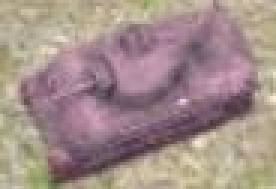
#> input picture binarization/tankTemplate3.JPG, 92 x 63 px (shown 3 times larger)
$ python -i tankToTanks22-2.py   (imports and definitions only)   (Python 2 division)
#> lines starting #> are read from the running program, lines starting #| are printed output that depends on the picture; after the words box and inside, x2 and y2 are one past the last pixel; in counts of white or black regions, pixels touching at a corner belong together
#> further down, picture is the input picture: shape (63, 92, 3); mean B, G, R 138.2, 142.4, 163.1
#coding:utf-8
import cv2 as cv
import numpy as np
import math
import ctypes,sys
import collections


STD_INPUT_HANDLE = -10
STD_OUTPUT_HANDLE = -11
STD_ERROR_HANDLE = -12
#字体颜色定义 text colors
FOREGROUND_BLUE = 0x09 # blue.
FOREGROUND_GREEN = 0x0a # green.
FOREGROUND_RED = 0x0c # red.
FOREGROUND_YELLOW = 0x0e # yellow.

# 背景颜色定义 background colors
BACKGROUND_YELLOW = 0xe0 # yellow.


# get handle
# [1 line that did not run here, left out]
# [3 lines that did not run here, left out]

#reset:white
def resetColor():
    set_cmd_text_color(FOREGROUND_RED | FOREGROUND_GREEN | FOREGROUND_BLUE)

#green
# [33 lines left out: functions printGreen, printRed, printYellow, printYellowRed, l_get, not called in this run]

def Img_read(input_img):
    original_pic = cv.imread(input_img)
    return original_pic

def Img_Outline(original_img):
    gray_img = cv.cvtColor(original_img, cv.COLOR_BGR2GRAY)
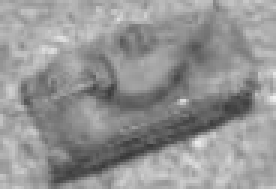
#> gray_img: shape (63, 92) (shown 3 times larger); min 57, max 239, mean 148.1
    blurred = cv.GaussianBlur(gray_img, (9, 9), 0)                    # 高斯模糊去噪（设定卷积核大小影响效果）
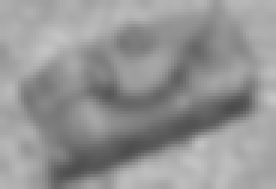
#> blurred: shape (63, 92) (shown 3 times larger); min 76, max 197, mean 148.1
    _, RedThresh = cv.threshold(blurred, 140, 255, cv.THRESH_BINARY)  # 设定阈值，对识别很重要，可以手动调节识别效果（阈值影响开闭运算效果）12
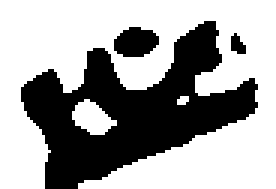
#> RedThresh: shape (63, 92) (shown 3 times larger); 63.3% white; 3 black regions, box (x1, y1, x2, y2) and area: (7, 7, 86, 63) 1990, (38, 9, 53, 19) 115, (77, 11, 82, 18) 24
    kernel = cv.getStructuringElement(cv.MORPH_RECT, (5, 5))          # 定义矩形结构元素
    closed = cv.morphologyEx(RedThresh, cv.MORPH_CLOSE, kernel)       # 闭运算（链接块）
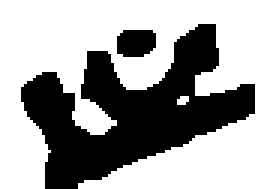
#> closed: shape (63, 92) (shown 3 times larger); 64.5% white; 2 black regions, box (x1, y1, x2, y2) and area: (7, 8, 85, 63) 1952, (39, 10, 52, 19) 104
    opened = cv.morphologyEx(closed, cv.MORPH_OPEN, kernel)           # 开运算（去噪点）
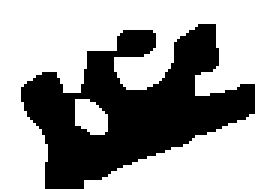
#> opened: shape (63, 92) (shown 3 times larger); 63.9% white; 1 black region, box (x1, y1, x2, y2) and area: (7, 8, 85, 63) 2095
    return original_img, gray_img, RedThresh, closed, opened

#这个函数的意思是 对 nums从下标p一直到q的全排列。
# [278 lines left out: functions permutation, line_matching, TemplateMatching_LineWiring, not called in this run]


# [4 lines not run here, left out]

>>> import cv2
>>> picture = cv2.imread('tankTemplate3.JPG')
>>> result = Img_Outline(picture)
#> result = 5 items
